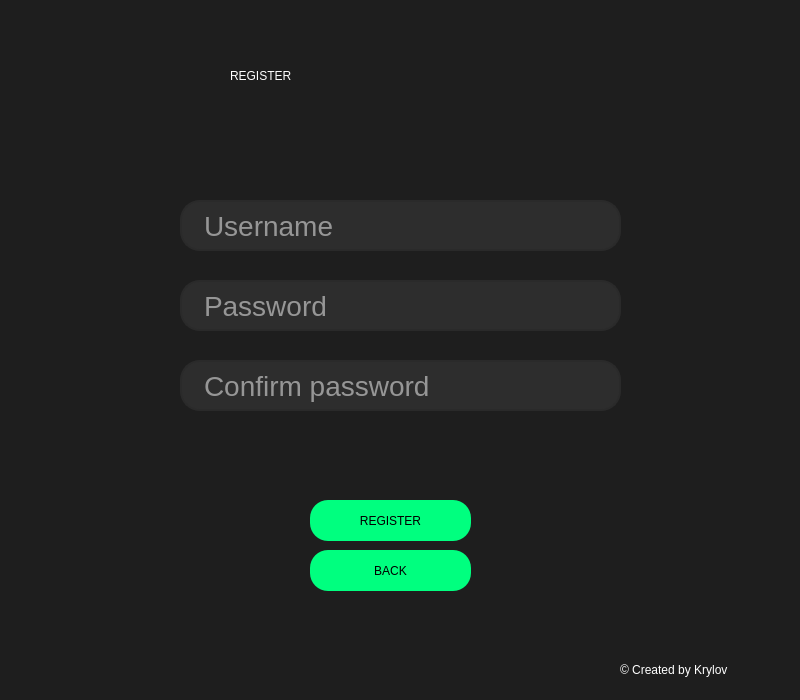
<?xml version="1.0" encoding="UTF-8"?>
<ui version="4.0">
 <class>Dialog</class>
 <widget class="QDialog" name="Dialog">
  <property name="geometry">
   <rect>
    <x>0</x>
    <y>0</y>
    <width>800</width>
    <height>700</height>
   </rect>
  </property>
  <property name="windowTitle">
   <string>Dialog</string>
  </property>
  <property name="styleSheet">
   <string notr="true">background-color: rgb(30, 30, 30)</string>
  </property>
  <widget class="QLabel" name="label_2">
   <property name="geometry">
    <rect>
     <x>230</x>
     <y>50</y>
     <width>361</width>
     <height>51</height>
    </rect>
   </property>
   <property name="styleSheet">
    <string notr="true">color: rgb(255, 255, 255);
font: 87 46pt &quot;Arial Black&quot;;
</string>
   </property>
   <property name="text">
    <string>REGISTER</string>
   </property>
  </widget>
  <widget class="QLineEdit" name="username">
   <property name="geometry">
    <rect>
     <x>180</x>
     <y>200</y>
     <width>441</width>
     <height>51</height>
    </rect>
   </property>
   <property name="styleSheet">
    <string notr="true">QLineEdit {
	border: 2px solid rgb(42, 42, 42);
	border-radius: 20px;
	color: #FFF;
	padding-left:20px;
	padding-right:20px;
	background-color:rgb(45, 45, 45);
	font-size: 28px;
}</string>
   </property>
   <property name="placeholderText">
    <string>Username</string>
   </property>
  </widget>
  <widget class="QLineEdit" name="password">
   <property name="geometry">
    <rect>
     <x>180</x>
     <y>280</y>
     <width>441</width>
     <height>51</height>
    </rect>
   </property>
   <property name="styleSheet">
    <string notr="true">QLineEdit {
	border: 2px solid rgb(42, 42, 42);
	border-radius: 20px;
	color: #FFF;
	padding-left:20px;
	padding-right:20px;
	background-color:rgb(45, 45, 45);
	font-size: 28px;
}</string>
   </property>
   <property name="placeholderText">
    <string>Password</string>
   </property>
  </widget>
  <widget class="QPushButton" name="registerButton">
   <property name="geometry">
    <rect>
     <x>310</x>
     <y>500</y>
     <width>161</width>
     <height>41</height>
    </rect>
   </property>
   <property name="styleSheet">
    <string notr="true">background-color: rgb(0, 255, 127);
font: 87 18pt &quot;Arial Black&quot;;
border-radius: 18px;</string>
   </property>
   <property name="text">
    <string>REGISTER</string>
   </property>
  </widget>
  <widget class="QLineEdit" name="confirmPassword">
   <property name="geometry">
    <rect>
     <x>180</x>
     <y>360</y>
     <width>441</width>
     <height>51</height>
    </rect>
   </property>
   <property name="styleSheet">
    <string notr="true">QLineEdit {
	border: 2px solid rgb(42, 42, 42);
	border-radius: 20px;
	color: #FFF;
	padding-left:20px;
	padding-right:20px;
	background-color:rgb(45, 45, 45);
	font-size: 28px;
}</string>
   </property>
   <property name="placeholderText">
    <string>Confirm password</string>
   </property>
  </widget>
  <widget class="QPushButton" name="backButton">
   <property name="geometry">
    <rect>
     <x>310</x>
     <y>550</y>
     <width>161</width>
     <height>41</height>
    </rect>
   </property>
   <property name="styleSheet">
    <string notr="true">background-color: rgb(0, 255, 127);
font: 87 18pt &quot;Arial Black&quot;;
border-radius: 18px;</string>
   </property>
   <property name="text">
    <string>BACK</string>
   </property>
  </widget>
  <widget class="QLabel" name="register_error_label">
   <property name="geometry">
    <rect>
     <x>170</x>
     <y>450</y>
     <width>461</width>
     <height>20</height>
    </rect>
   </property>
   <property name="styleSheet">
    <string notr="true">font: 87 12pt &quot;Arial Black&quot;;
color: red;</string>
   </property>
   <property name="text">
    <string/>
   </property>
  </widget>
  <widget class="QLabel" name="label_3">
   <property name="geometry">
    <rect>
     <x>620</x>
     <y>660</y>
     <width>161</width>
     <height>20</height>
    </rect>
   </property>
   <property name="styleSheet">
    <string notr="true">color: rgb(255, 255, 255);
font: 87 10pt &quot;Arial Black&quot;;
</string>
   </property>
   <property name="text">
    <string>© Created by Krylov</string>
   </property>
  </widget>
 </widget>
 <resources>
  <include location="Resource/login_form.qrc"/>
 </resources>
 <connections/>
</ui>
